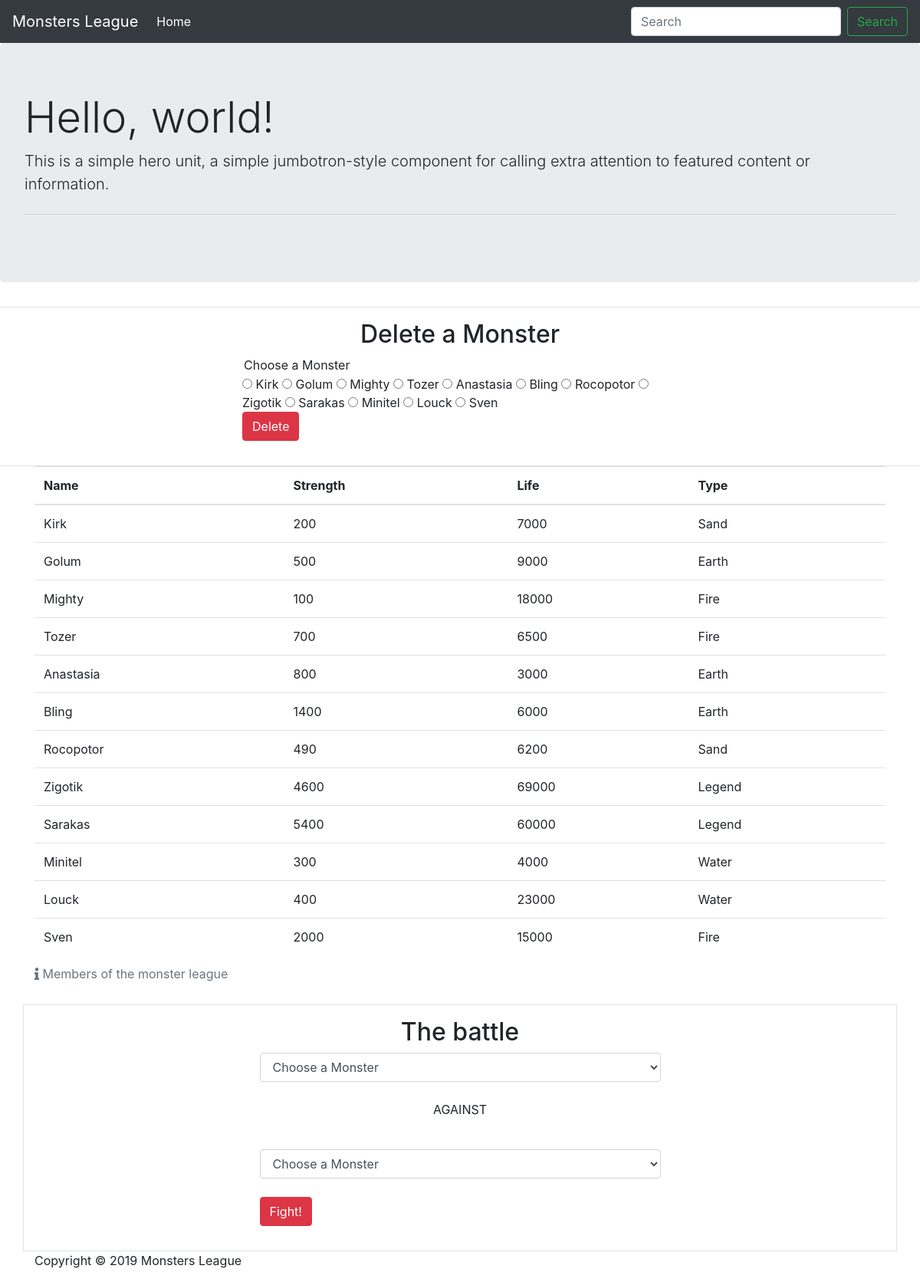
Page /monsters_league_poo/index.php on the committed database.
### tables this page shows
CREATE TABLE IF NOT EXISTS `mymonsters` (
  `name` varchar(30) NOT NULL,
  `type` varchar(255) NOT NULL,
  `strength` int(255) NOT NULL,
  `life` int(255) NOT NULL
);

### monsters_league_poo/functions.php (called while the page is built, shortened)
<?php
require __DIR__ . '/Monsters.php';
function getMonsters()
{
    try {
      $bdd = new PDO('mysql:host=localhost;dbname=monstres;charset=utf8','root','0000');
  } catch (Exception $e) {
    die('Erreur : ' . $e->getMessage());
  }
  $req = $bdd->query('SELECT * FROM mymonsters');
  while ($donnees = $req->fetch()) {
    $monsterTemp = new Monster($donnees['name'],$donnees['strength'], $donnees['life'],$donnees['type']);
    $monsterAux[] = $monsterTemp;
  }
  return $monsterAux;
    }

### monsters_league_poo/Monsters.php (called while the page is built)
<?php
class Monster{
	public $name;
	public $type;
	public $life;
	public $strength;
	function __construct($name,$strength,$life,$type){
		$this ->name = $name;
		$this ->type = $type;
		$this ->life = $life;
		$this ->strength = $strength;
	}
	function getname(){
		return $this->name;
	}
	function gettype(){
		return $this->type;
	}
	function getlife(){
		return $this->life;
	}
	function getstrength(){
		return $this->strength;
	}
}
?>

### monsters_league_poo/index.php (the view, shortened to what this page needs)
<?php
require __DIR__ . '/functions.php';
$monsters = getMonsters();
?>
<!DOCTYPE html>
<html lang="fr">
    <head>
        <link rel="stylesheet" href="bootstrap-4.1.3-dist/css/bootstrap.min.css">
        <link rel="stylesheet" href="https://use.fontawesome.com/releases/v5.6.3/css/all.css">
    </head>
    <body>
        <nav class="navbar navbar-expand-lg navbar-dark bg-dark">
            <a class="navbar-brand" href="#">Monsters League</a>
            <div class="collapse navbar-collapse" id="navbarSupportedContent">
                <ul class="navbar-nav mr-auto">
                    <li class="nav-item active">
                        <a class="nav-link" href="#">Home <span class="sr-only">(current)</span></a>
                    </li>
                </ul>
                <form class="form-inline my-2 my-lg-0">
                    <input class="form-control mr-sm-2" type="search" placeholder="Search" aria-label="Search">
                    <button class="btn btn-outline-success my-2 my-sm-0" type="submit">Search</button>
                </form>
            </div>
        </nav>
        <div class="jumbotron">
            <h1 class="display-4">Hello, world!</h1>
            <p class="lead">This is a simple hero unit, a simple jumbotron-style component for calling extra attention to featured content or information.</p>
            <hr class="my-4">
        </div>
    <div class="row border p-3">
                <div class="form-group col-md-6 offset-md-3">
                    <form method="POST" action="delete.php" target="_self">
                        <h2 class="text-center">Delete a Monster</h2>
                            <option value="">Choose a Monster</option>
                            <?php foreach ($monsters as $monster) { ?>
                                <input type="radio" name="monster" value="<?php echo $monster->getname() ?>"> <?php echo $monster->getname();}
                                  ?>
                        <br>
                        <button class="btn btn-md btn-danger center-block" type="submit">Delete</button>
                    </form>
                </div>
            </div>
        <div class="container">
            <table class="table table-hover">
                <caption><i class="fas fa-info"></i> Members of the monster league</caption>
                <thead>
                    <tr>
                        <th>Name</th>
                        <th>Strength</th>
                        <th>Life</th>
                        <th>Type</th>
                    </tr>
                </thead>
                <tbody>
                    <?php foreach ($monsters as $monster) { ?>
                        <tr>
                            <td><?php echo $monster->getname(); ?></td>
                            <td><?php echo $monster->getstrength(); ?></td>
                            <td><?php echo $monster->getlife(); ?></td>
                            <td><?php echo $monster->gettype(); ?></td>
                        </tr>
                    <?php } ?>
                </tbody>
            </table>
            <div class="row border p-3">
                <div class="form-group col-md-6 offset-md-3">
                    <form method="POST" action="fight.php">
                        <h2 class="text-center">The battle</h2>
                        <select class=" form-control" name="first_monster_name">
                            <option value="">Choose a Monster</option>
                        </select>
                        <br>
                        <p class="text-center">AGAINST</p>
                        <br>
                        <select class="form-control" name="second_monster_name">
                            <option value="">Choose a Monster</option>
                        </select>
                        <br>
                        <button class="btn btn-md btn-danger center-block" type="submit">Fight!</button>
                    </form>
                </div>
            </div>
        </div>
        <footer>
            <div class="container">
                <p>Copyright © 2019 Monsters League</p>
            </div>
        </footer>
    </body>
</html>

### rows in the picture
mymonsters: name "Kirk", strength "200", life "7000", type "Sand"
mymonsters: name "Golum", strength "500", life "9000", type "Earth"
mymonsters: name "Mighty", strength "100", life "18000", type "Fire"
mymonsters: name "Tozer", strength "700", life "6500", type "Fire"
mymonsters: name "Anastasia", strength "800", life "3000", type "Earth"
mymonsters: name "Bling", strength "1400", life "6000", type "Earth"
mymonsters: name "Rocopotor", strength "490", life "6200", type "Sand"
mymonsters: name "Zigotik", strength "4600", life "69000", type "Legend"
mymonsters: name "Sarakas", strength "5400", life "60000", type "Legend"
mymonsters: name "Minitel", strength "300", life "4000", type "Water"
mymonsters: name "Louck", strength "400", life "23000", type "Water"
mymonsters: name "Sven", strength "2000", life "15000", type "Fire"
